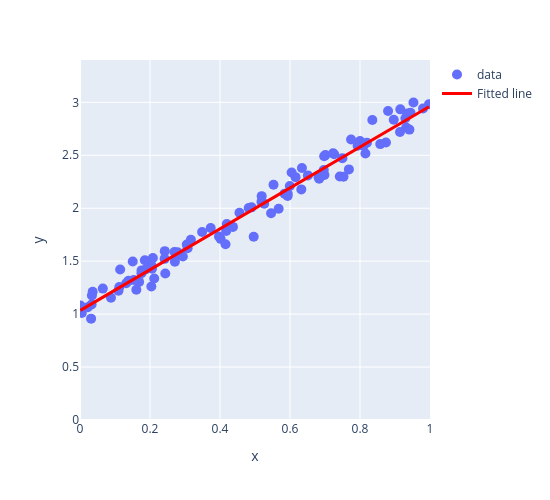

The code cell stored with this chart in its notebook:
### Markdown cell above
## ۱. کجاییم: یک خط از قبل یک نرون است

جلسهٔ قبل با یک خط راست که با گرادیان کاهشی برازش شده بود تمام شد،

$$\hat y = w_0 + w_1x = \mathbf w^\top\mathbf x, \qquad x_0=1,$$

و با بهروزرسانی $w_j \leftarrow w_j - \eta\,\partial \text{MSE}/\partial w_j$ که تا زمانی تکرار
میشد که خطا دیگر پایین نیاید.

### Code cell
torch.manual_seed(0)
x_line = torch.rand(100, 1)
y_line = 1 + 2 * x_line + 0.1 * torch.randn(100, 1)
line = LinearRegression().fit(x_line.numpy(), y_line.numpy())
print(f"last lecture's answer:  y = {np.ravel(line.intercept_)[0]:.2f} + {np.ravel(line.coef_)[0]:.2f} x")
plot_regression(x_line.numpy().ravel(), y_line.numpy().ravel(), line.predict(x_line.numpy()).ravel(),
                x_range=[0, 1], y_range=[0, 3.4], dx=0.2, dy=0.5)
